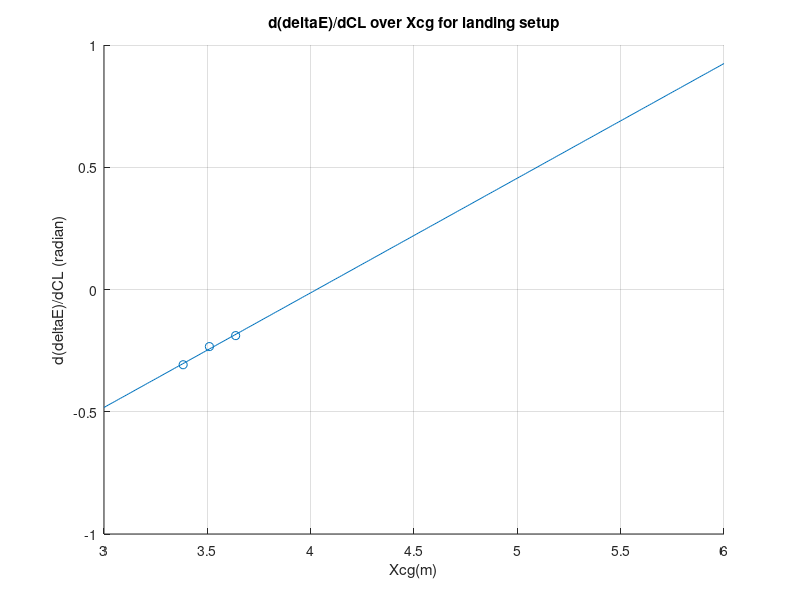

The MATLAB script that drew this image:
clear
clc

xrange = [3:0.01:6];
xcg = 3.51+[-5,0,5]*0.0254;
ddeltaEdcl = [-0.2663,-0.2445,-0.2099];
scatter(xcg,ddeltaEdcl,'*');
p = polyfit(xcg,ddeltaEdcl,1);
hold on
plot(xrange,p(1).*xrange+p(2));
hold on
title('d(deltaE)/dCL over Xcg for clean setup')
xlabel('Xcg(m)')
ylabel('d(deltaE)/dCL (radian)')
grid on
hold off

ddeltaEdcl_landing = [-0.3077,-0.2335,-0.1886];
scatter(xcg,ddeltaEdcl_landing,'o');
p2 = polyfit(xcg,ddeltaEdcl_landing,1);
hold on
plot(xrange,p2(1).*xrange+p2(2));

title('d(deltaE)/dCL over Xcg for landing setup')
xlabel('Xcg(m)')
grid on
ylabel('d(deltaE)/dCL (radian)')
hold off
%xnp=4.59
%xnplanding = 4.02
